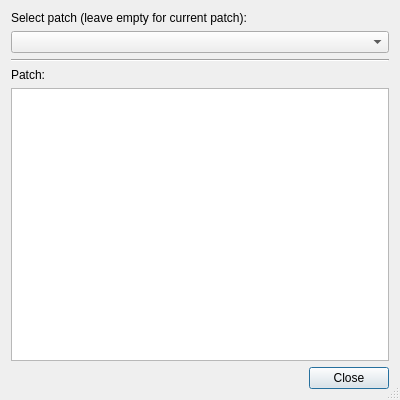
<?xml version="1.0" encoding="UTF-8"?>
<ui version="4.0">
 <class>HgQueuesListGuardsDialog</class>
 <widget class="QDialog" name="HgQueuesListGuardsDialog">
  <property name="geometry">
   <rect>
    <x>0</x>
    <y>0</y>
    <width>400</width>
    <height>400</height>
   </rect>
  </property>
  <property name="windowTitle">
   <string>List Guards</string>
  </property>
  <property name="sizeGripEnabled">
   <bool>true</bool>
  </property>
  <layout class="QVBoxLayout" name="verticalLayout">
   <item>
    <widget class="QLabel" name="label">
     <property name="text">
      <string>Select patch (leave empty for current patch):</string>
     </property>
    </widget>
   </item>
   <item>
    <widget class="QComboBox" name="patchSelector">
     <property name="toolTip">
      <string>Select the patch to show the guards of</string>
     </property>
    </widget>
   </item>
   <item>
    <widget class="Line" name="line">
     <property name="orientation">
      <enum>Qt::Horizontal</enum>
     </property>
    </widget>
   </item>
   <item>
    <layout class="QHBoxLayout" name="horizontalLayout">
     <item>
      <widget class="QLabel" name="label_2">
       <property name="text">
        <string>Patch:</string>
       </property>
      </widget>
     </item>
     <item>
      <widget class="QLabel" name="patchNameLabel">
       <property name="sizePolicy">
        <sizepolicy hsizetype="Expanding" vsizetype="Preferred">
         <horstretch>0</horstretch>
         <verstretch>0</verstretch>
        </sizepolicy>
       </property>
       <property name="toolTip">
        <string>Shows the name of the patch</string>
       </property>
       <property name="text">
        <string/>
       </property>
      </widget>
     </item>
    </layout>
   </item>
   <item>
    <widget class="QListWidget" name="guardsList">
     <property name="toolTip">
      <string>This shows the list of guards defined for the selected patch</string>
     </property>
     <property name="alternatingRowColors">
      <bool>true</bool>
     </property>
    </widget>
   </item>
   <item>
    <widget class="QDialogButtonBox" name="buttonBox">
     <property name="orientation">
      <enum>Qt::Horizontal</enum>
     </property>
     <property name="standardButtons">
      <set>QDialogButtonBox::Close</set>
     </property>
    </widget>
   </item>
  </layout>
 </widget>
 <tabstops>
  <tabstop>patchSelector</tabstop>
  <tabstop>guardsList</tabstop>
  <tabstop>buttonBox</tabstop>
 </tabstops>
 <resources/>
 <connections>
  <connection>
   <sender>buttonBox</sender>
   <signal>accepted()</signal>
   <receiver>HgQueuesListGuardsDialog</receiver>
   <slot>accept()</slot>
   <hints>
    <hint type="sourcelabel">
     <x>248</x>
     <y>254</y>
    </hint>
    <hint type="destinationlabel">
     <x>157</x>
     <y>274</y>
    </hint>
   </hints>
  </connection>
  <connection>
   <sender>buttonBox</sender>
   <signal>rejected()</signal>
   <receiver>HgQueuesListGuardsDialog</receiver>
   <slot>reject()</slot>
   <hints>
    <hint type="sourcelabel">
     <x>316</x>
     <y>260</y>
    </hint>
    <hint type="destinationlabel">
     <x>286</x>
     <y>274</y>
    </hint>
   </hints>
  </connection>
 </connections>
</ui>
